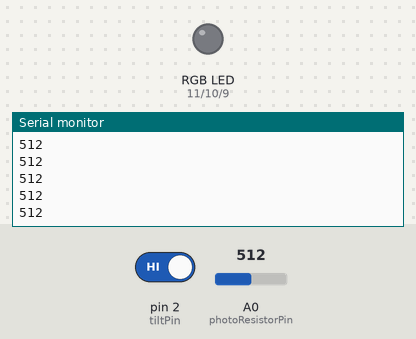
Bench run of a sketch on a simulated Arduino Uno, built with avr-gcc and run on an emulated ATmega328P. Parts: an RGB LED mixed from three pins (HIGH = lit), the last lines printed to the serial monitor. Inputs (shaded band) come from the test bench; at power-on: A0 (photoResistorPin) = 512, pin 2 (tiltPin) HIGH.

Above: at 26.4 s.
26.5 s: A0 (photoResistorPin) set to 494
32.5 s: A0 (photoResistorPin) set to 510
At 33.5 s:
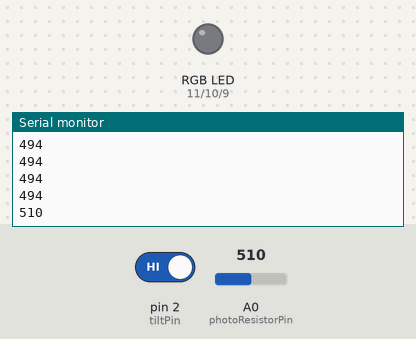
54.0 s: A0 (photoResistorPin) set to 490
At 54.6 s:
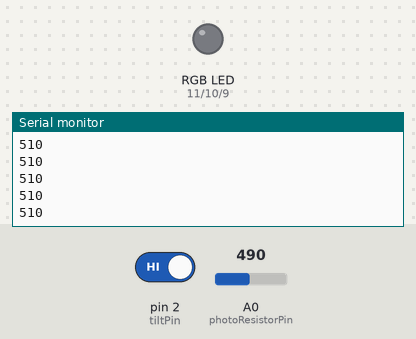
Timing chart, 0 to 57.0 s (numbered marks = the images above; inputs shaded):
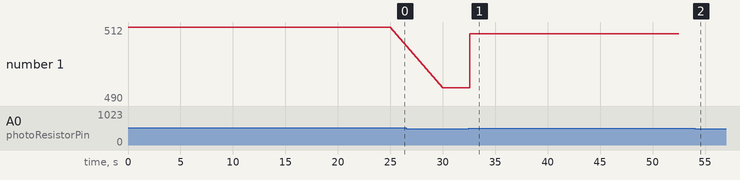

The sketch:

lightcone1_w_otouch_sound.ino
```cpp
//LIGHT CONE 1.0

//interactions and feedbacks:
// when stay there without interactions, LED on, white light;
// if invert it (tilt sensor), led off;
// if light it (Photoresistor), when sense light value>500, the led fade out, 5 seconds, fade in again;

// Pin
const int tiltPin = 2;            // Tilt sensor digital pin
const int photoResistorPin = A0;  // Photoresistor analog pin
const int redPin = 11;            // RGB LED red channel
const int greenPin = 10;          // RGB LED green channel
const int bluePin = 9;            // RGB LED blue channel

void setup() {
  pinMode(tiltPin, INPUT);
  pinMode(redPin, OUTPUT);
  pinMode(greenPin, OUTPUT);
  pinMode(bluePin, OUTPUT);

  Serial.begin(9600);
}

void loop() {
  // Read sensors
  int tiltState = digitalRead(tiltPin);
  int lightValue = analogRead(photoResistorPin);

  // Default state: LED on, white light
  if (tiltState == LOW && lightValue <= 500) {
    setLED(255, 255, 255);  // White light
  }

  // Interaction: Tilt sensor (invert it)
  if (tiltState == HIGH) {
    setLED(0, 0, 0);  // LED off
  }

  // Interaction: Light the sensor
  Serial.println(lightValue);
  if (lightValue > 500) {
    setLED(0, 0, 0);        // Turn off the LED
    delay(5000);            // Wait for 5 seconds
    setLED(255, 255, 255);  // Turn LED back to white
  }
}

// Helper Function: Set RGB LED color
void setLED(int red, int green, int blue) {
  analogWrite(redPin, red);
  analogWrite(greenPin, green);
  analogWrite(bluePin, blue);
}

// Helper Function: Fade LED
void fadeLED(int targetRed, int targetGreen, int targetBlue, int duration) {
  int currentRed = analogRead(redPin);
  int currentGreen = analogRead(greenPin);
  int currentBlue = analogRead(bluePin);

  int steps = 50;  // Number of steps for smooth fading
  int stepDelay = duration / steps;

  for (int i = 0; i <= steps; i++) {
    int redValue = currentRed + (targetRed - currentRed) * i / steps;
    int greenValue = currentGreen + (targetGreen - currentGreen) * i / steps;
    int blueValue = currentBlue + (targetBlue - currentBlue) * i / steps;

    setLED(redValue, greenValue, blueValue);
    delay(stepDelay);
  }
}
```

Measured:
- after the input at 32.5 s, the serial monitor: prints a new line after 0.07 s (image 1)
- plotted number 1: 512 → 494 after the input at 26.5 s, 494 → 510 after the input at 32.5 s, 510 → 490 after the input at 54.0 s
